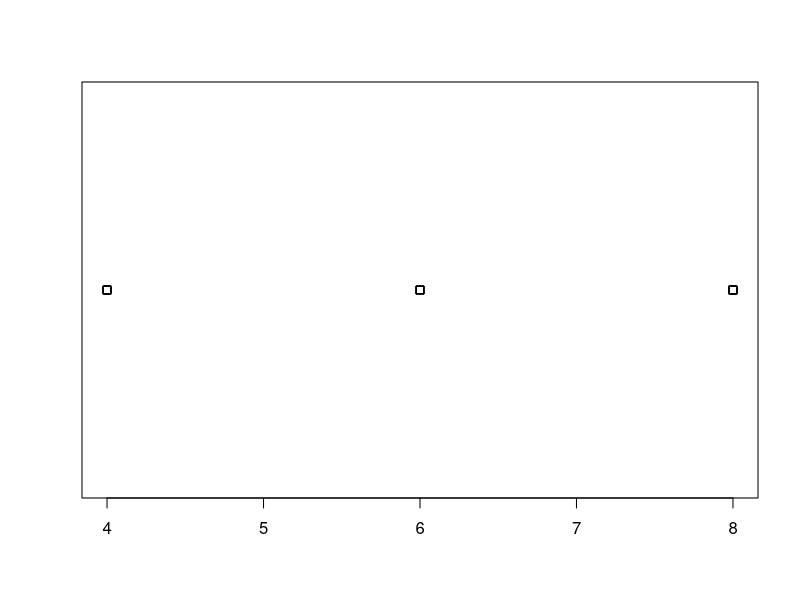
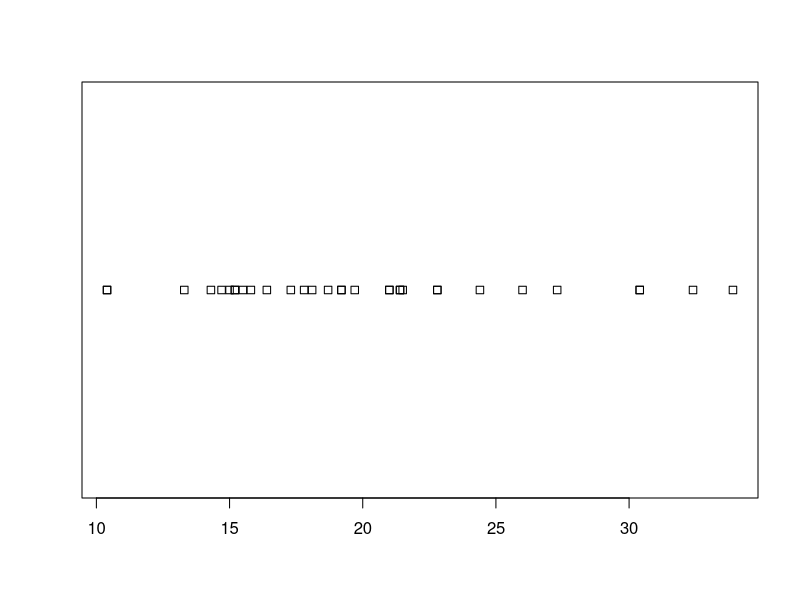
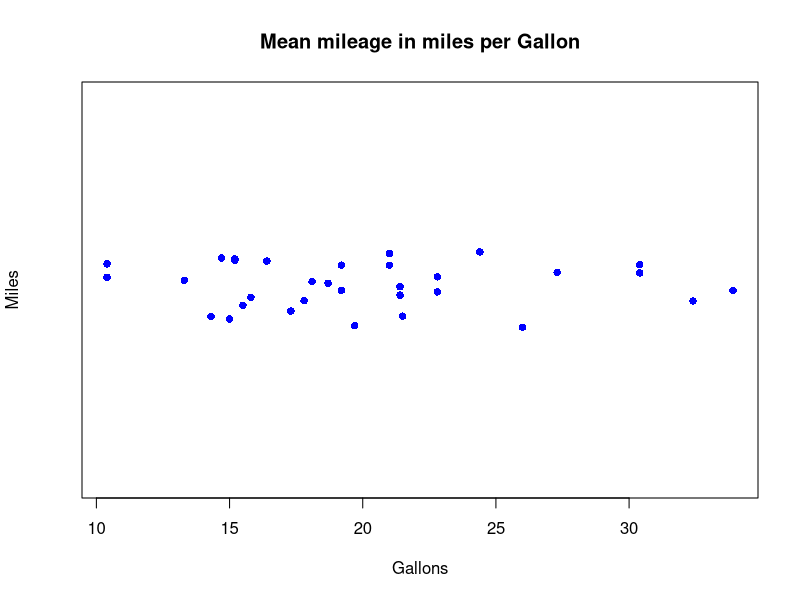
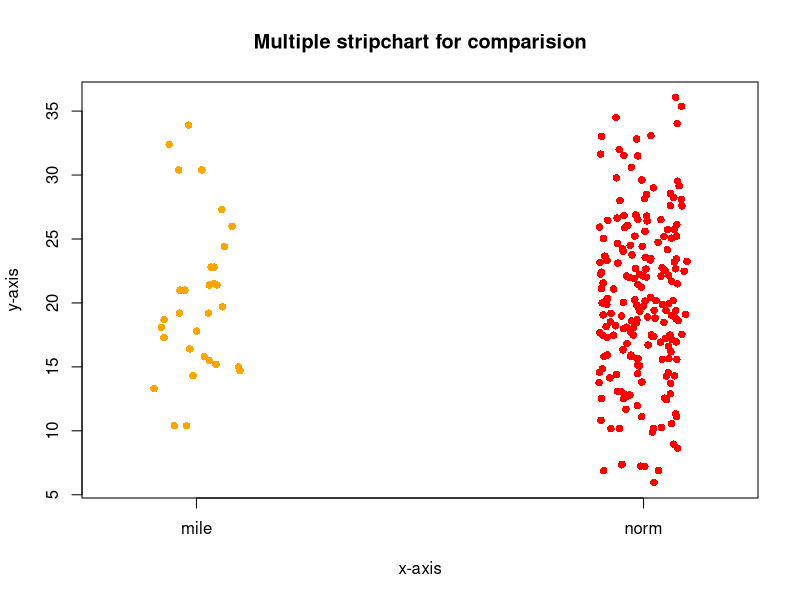

The R script that drew these images, in order: (Note: this script raises an error after producing the figures.)
mtcars
str(mtcars)
stripchart((mtcars$cyl))
stripchart(mtcars$mpg)



stripchart(mtcars$mpg,
           main="Mean mileage in miles per Gallon",
           xlab="Gallons",
           ylab="Miles",
           method="jitter",
           col="blue",
           pch=16
)

#multiple strip charts

mile=mtcars$mpg
mileNorm <- rnorm(200,mean=mean(mile, na.rm=TRUE), sd = sd(mile, na.rm=TRUE))
x <- list("mile"=mile, "norm"=mileNorm)


stripchart(x,
           main="Multiple stripchart for comparision",
           xlab="x-axis",
           ylab="y-axis",
           method="jitter",
           col=c("orange","red"),
           vertical =TRUE,  #FOR MAKING IT VERTICAL
           pch=16
)


head(mtcars)
mean(mtcars$mpg)
sd(mtcars$mpg)
nnorm(200,20,3)